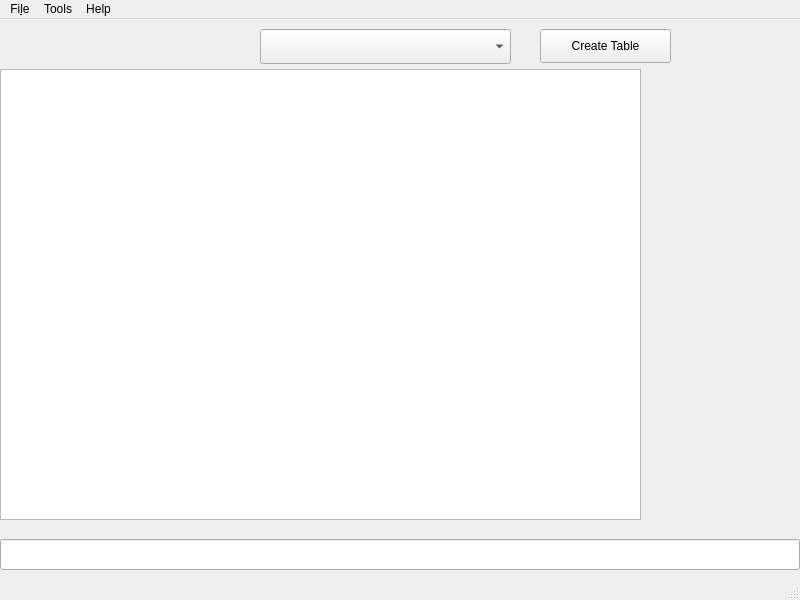
<?xml version="1.0" encoding="UTF-8"?>
<ui version="4.0">
 <class>MainWindow</class>
 <widget class="QMainWindow" name="MainWindow">
  <property name="geometry">
   <rect>
    <x>0</x>
    <y>0</y>
    <width>800</width>
    <height>600</height>
   </rect>
  </property>
  <property name="windowTitle">
   <string>Stronghold</string>
  </property>
  <property name="windowIcon">
   <iconset>
    <normaloff>../res/shield.png</normaloff>../res/shield.png</iconset>
  </property>
  <widget class="QWidget" name="centralWidget">
   <widget class="QLineEdit" name="boxStatus">
    <property name="geometry">
     <rect>
      <x>0</x>
      <y>520</y>
      <width>800</width>
      <height>31</height>
     </rect>
    </property>
    <property name="readOnly">
     <bool>true</bool>
    </property>
   </widget>
   <widget class="uiTable" name="tableView">
    <property name="geometry">
     <rect>
      <x>0</x>
      <y>50</y>
      <width>641</width>
      <height>451</height>
     </rect>
    </property>
   </widget>
   <widget class="QComboBox" name="comboTable">
    <property name="geometry">
     <rect>
      <x>260</x>
      <y>10</y>
      <width>251</width>
      <height>35</height>
     </rect>
    </property>
   </widget>
   <widget class="QPushButton" name="buttonCreate">
    <property name="geometry">
     <rect>
      <x>540</x>
      <y>10</y>
      <width>131</width>
      <height>34</height>
     </rect>
    </property>
    <property name="text">
     <string>Create Table</string>
    </property>
   </widget>
   <widget class="QPushButton" name="buttonAdd">
    <property name="geometry">
     <rect>
      <x>700</x>
      <y>110</y>
      <width>40</width>
      <height>40</height>
     </rect>
    </property>
    <property name="font">
     <font>
      <pointsize>39</pointsize>
      <weight>50</weight>
      <italic>false</italic>
      <bold>false</bold>
      <underline>false</underline>
      <strikeout>false</strikeout>
     </font>
    </property>
    <property name="text">
     <string/>
    </property>
    <property name="icon">
     <iconset resource="res.qrc">
      <normaloff>:/resource/res/list-add.svg</normaloff>:/resource/res/list-add.svg</iconset>
    </property>
    <property name="iconSize">
     <size>
      <width>32</width>
      <height>32</height>
     </size>
    </property>
    <property name="flat">
     <bool>true</bool>
    </property>
   </widget>
   <widget class="QPushButton" name="buttonRemove">
    <property name="geometry">
     <rect>
      <x>700</x>
      <y>160</y>
      <width>40</width>
      <height>40</height>
     </rect>
    </property>
    <property name="font">
     <font>
      <pointsize>39</pointsize>
      <weight>50</weight>
      <italic>false</italic>
      <bold>false</bold>
      <underline>false</underline>
      <strikeout>false</strikeout>
     </font>
    </property>
    <property name="text">
     <string/>
    </property>
    <property name="icon">
     <iconset resource="res.qrc">
      <normaloff>:/resource/res/list-remove.svg</normaloff>:/resource/res/list-remove.svg</iconset>
    </property>
    <property name="iconSize">
     <size>
      <width>32</width>
      <height>32</height>
     </size>
    </property>
    <property name="flat">
     <bool>true</bool>
    </property>
   </widget>
   <widget class="QPushButton" name="buttonSwitch">
    <property name="geometry">
     <rect>
      <x>700</x>
      <y>60</y>
      <width>40</width>
      <height>40</height>
     </rect>
    </property>
    <property name="font">
     <font>
      <pointsize>12</pointsize>
      <weight>50</weight>
      <italic>false</italic>
      <bold>false</bold>
      <underline>false</underline>
      <strikeout>false</strikeout>
     </font>
    </property>
    <property name="text">
     <string/>
    </property>
    <property name="icon">
     <iconset resource="res.qrc">
      <normaloff>:/resource/res/view-refresh.svg</normaloff>:/resource/res/view-refresh.svg</iconset>
    </property>
    <property name="iconSize">
     <size>
      <width>32</width>
      <height>32</height>
     </size>
    </property>
    <property name="flat">
     <bool>true</bool>
    </property>
   </widget>
   <widget class="QPushButton" name="buttonCommit">
    <property name="geometry">
     <rect>
      <x>700</x>
      <y>210</y>
      <width>40</width>
      <height>40</height>
     </rect>
    </property>
    <property name="font">
     <font>
      <pointsize>39</pointsize>
      <weight>50</weight>
      <italic>false</italic>
      <bold>false</bold>
      <underline>false</underline>
      <strikeout>false</strikeout>
     </font>
    </property>
    <property name="text">
     <string/>
    </property>
    <property name="icon">
     <iconset resource="res.qrc">
      <normaloff>:/resource/res/save.svg</normaloff>:/resource/res/save.svg</iconset>
    </property>
    <property name="iconSize">
     <size>
      <width>32</width>
      <height>32</height>
     </size>
    </property>
    <property name="flat">
     <bool>true</bool>
    </property>
   </widget>
  </widget>
  <widget class="QStatusBar" name="statusBar"/>
  <widget class="QMenuBar" name="menuBar">
   <property name="geometry">
    <rect>
     <x>0</x>
     <y>0</y>
     <width>800</width>
     <height>23</height>
    </rect>
   </property>
   <widget class="QMenu" name="menuFile">
    <property name="title">
     <string>Fi&amp;le</string>
    </property>
    <addaction name="actionImport_Table"/>
    <addaction name="actionImport_Database"/>
    <addaction name="actionExport_Table"/>
    <addaction name="actionExport_Database"/>
   </widget>
   <widget class="QMenu" name="menuTools">
    <property name="title">
     <string>Tools</string>
    </property>
    <addaction name="actionGenerator"/>
   </widget>
   <widget class="QMenu" name="menuHelp">
    <property name="title">
     <string>Help</string>
    </property>
    <addaction name="actionAbout_XSoftware"/>
    <addaction name="actionAbout_QT"/>
   </widget>
   <addaction name="menuFile"/>
   <addaction name="menuTools"/>
   <addaction name="menuHelp"/>
  </widget>
  <action name="actionImport_Table">
   <property name="text">
    <string>&amp;Import Table</string>
   </property>
  </action>
  <action name="actionImport_Database">
   <property name="text">
    <string>Import &amp;Database</string>
   </property>
  </action>
  <action name="actionExport_Table">
   <property name="text">
    <string>&amp;Export Table</string>
   </property>
  </action>
  <action name="actionExport_Database">
   <property name="text">
    <string>E&amp;xport Database</string>
   </property>
  </action>
  <action name="actionGenerator">
   <property name="text">
    <string>&amp;Generator</string>
   </property>
  </action>
  <action name="actionAbout_XSoftware">
   <property name="text">
    <string>&amp;About XSoftware</string>
   </property>
  </action>
  <action name="actionAbout_QT">
   <property name="text">
    <string>About &amp;Qt Framework</string>
   </property>
  </action>
  <action name="actionAdminMode">
   <property name="text">
    <string>&amp;Switch Admin Mode</string>
   </property>
  </action>
  <action name="actionDatabaseMode">
   <property name="text">
    <string>Switch &amp;Database Mode</string>
   </property>
  </action>
 </widget>
 <layoutdefault spacing="6" margin="11"/>
 <customwidgets>
  <customwidget>
   <class>uiTable</class>
   <extends>QTableView</extends>
   <header>uitable.h</header>
  </customwidget>
 </customwidgets>
 <resources>
  <include location="res.qrc"/>
 </resources>
 <connections/>
</ui>
